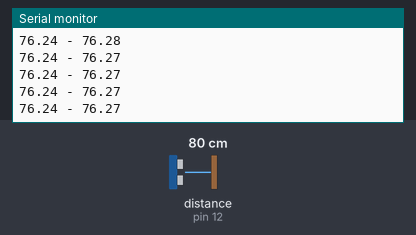
A sketch run on a simulated Arduino Uno, built with avr-gcc and run on an emulated ATmega328P. On the bench: the last lines printed to the serial monitor. Wiring (inferred from the names in the program): ultrasonic range finder: trigger pin 11; echo pin 12. Inputs (shaded band) come from the test bench; at power-on: distance to the obstacle (sensor on pin 12) 80 cm. The echo pulse lasts 58.3 µs per cm.

Above: at 1.2 s.
1.3 s: distance to the obstacle (sensor on pin 12) set to 2 cm
At 2.1 s:
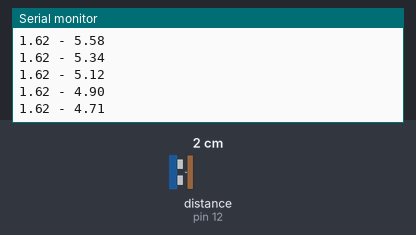
4.3 s: distance to the obstacle (sensor on pin 12) set to 4 cm
At 5.0 s:
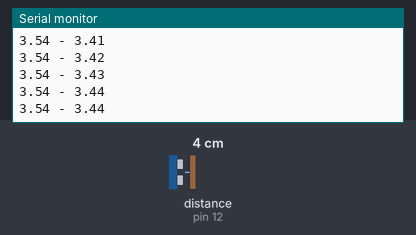
Timing chart, 0 to 7.3 s (numbered marks = the images above; inputs shaded):
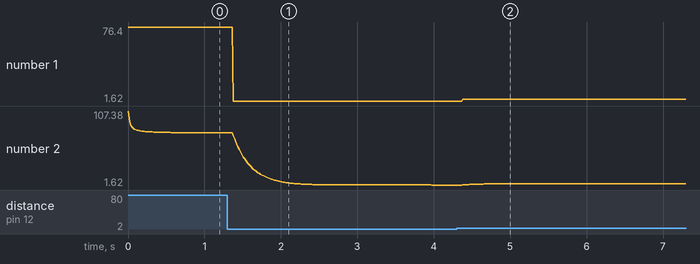

Measured:
- after the input at 1.3 s, the serial monitor: prints a new line after 0.08 s (image 1)
- plotted number 1: 76.24 → 1.62 after the input at 1.3 s
- plotted number 2: 76.26 → 1.62 after the input at 1.3 s

The sketch:

example.ino
```cpp
#define pinEcho 12
#define pinTrigger 11

#include <UltraSonicDistanceSensor.h>

/*
    EN: Object initializartion ( Definitions: Trigger pin, Echo pin, Current temperature).
    PT-BR: Inicialização do objeto (Definições: pino de gatilho, pino de eco e temperatua atual).
*/
UltraSonicDistanceSensor usds1( pinTrigger, pinEcho, 45 );

void setup() {
  /*
    EN: Distance unit (CM or INCH).
    PT-BR: Unidade de distância (CM ou INCH).
  */
  usds1.setLengthType( CM );
  Serial.begin( 9600 );
}

void loop() {
  /*
    EN: Sensing...
    PT-BR: Sentindo...
  */
  usds1.sensing();
  /*
    EN: Printing RAW measured distance.
    PT-BR: Imprimindo distância medida crua.
  */
  Serial.print( usds1.getDistance() );
  Serial.print(" - ");
  /*
    EN: Printing filtered distance.
    PT-BR: Imprimindo distância filtrada.
  */
  Serial.println( usds1.getFilteredDistance() );
}
```

UltraSonicDistanceSensor.cpp
```cpp
/**
 * UltraSonic Distance Sensor Library for HC-SR04.
 *
 * CPP file for UltraSonic Distance Sensor Library.
 *
 * @author Kempes J. <malkavk@gmail.com>
 *
 * @version V1.0.0
 * @date 2020-03-17
*/
#include "UltraSonicDistanceSensor.h"

#include "Kalman.h"

UltraSonicDistanceSensor::UltraSonicDistanceSensor( int triggePin, int echoPin, float temperature ):_kalmanFilter( 0.125, 32, 4000, 4000 ){

	this->_triggerPin = triggePin;
    this->_echoPin = echoPin;
    this->setTemperature( temperature );
    this->setLengthType( CM );

	pinMode( this->_triggerPin, OUTPUT );
	pinMode( this->_echoPin, INPUT );

}

void UltraSonicDistanceSensor::sensing(){
    long duration;
	float distance;
	digitalWrite( this->_triggerPin, LOW );
	delayMicroseconds(2);
	digitalWrite(_triggerPin, HIGH);
	delayMicroseconds(10);
	digitalWrite(_triggerPin, LOW);
	duration = pulseIn( _echoPin, HIGH );
    distance = ( duration / 2.0 ) / 1.09e6 * this->_soundSpeed;
	if( this->_lengthType == INCH)
		distance = distance * 0.393701;
	this->_distance = distance;
	this->_filteredDistance = this->_kalmanFilter.getFilteredValue( this->_distance );
}


void UltraSonicDistanceSensor::printDistance(){
	this->sensing();
	Serial.print( "Distance: " );
	Serial.print( this->_distance );
    Serial.println( this->_lengthText );
}

void UltraSonicDistanceSensor::setLengthType( int lengthType ) {
    this->_lengthType = lengthType;
    if ( this->_lengthType == CM ) {
        strcpy( this->_lengthText, " cm" );
    } else {
        strcpy( this->_lengthText, " IN" );
    }
}

void UltraSonicDistanceSensor::setTemperature( float temperature) {
    this->_temperature = temperature;
    this->_soundSpeed = ( 331.45 * sqrt( ( this->_temperature + 273.15 ) / 273.15 ) ) * 100.0;
}

float UltraSonicDistanceSensor::getDistance() {
	return this->_distance;
}

float UltraSonicDistanceSensor::getFilteredDistance() {
	return this->_filteredDistance;
}
```

UltraSonicDistanceSensor.h
```cpp
/**
 * UltraSonic Distance Sensor Library for HC-SR04.
 *
 * Header file for UltraSonic Distance Sensor Library.
 *
 * @author Kempes J. <malkavk@gmail.com>
 *
 * @version V1.0.0
 * @date 2020-03-17
*/

#ifndef _UltraSonicDistanceSensor_H_
#define _UltraSonicDistanceSensor_H_

#include "Arduino.h"


#include "Kalman.h"

enum {
	CM = 0, INCH
};

class UltraSonicDistanceSensor{
	public :
		UltraSonicDistanceSensor( int triggePin, int echoPin, float temperature );

		void printDistance();

        void setLengthType( int lengthType );

        void setTemperature( float temperature );
        void sensing();
		float getFilteredDistance();
		float getDistance();

	private :
		float _distance;
		int _echoPin;
		float _filteredDistance;
		Kalman _kalmanFilter;
        int _lengthType;
        char _lengthText[4];
        float _soundSpeed;
        float _temperature;
		int _triggerPin;
};


#endif
```
